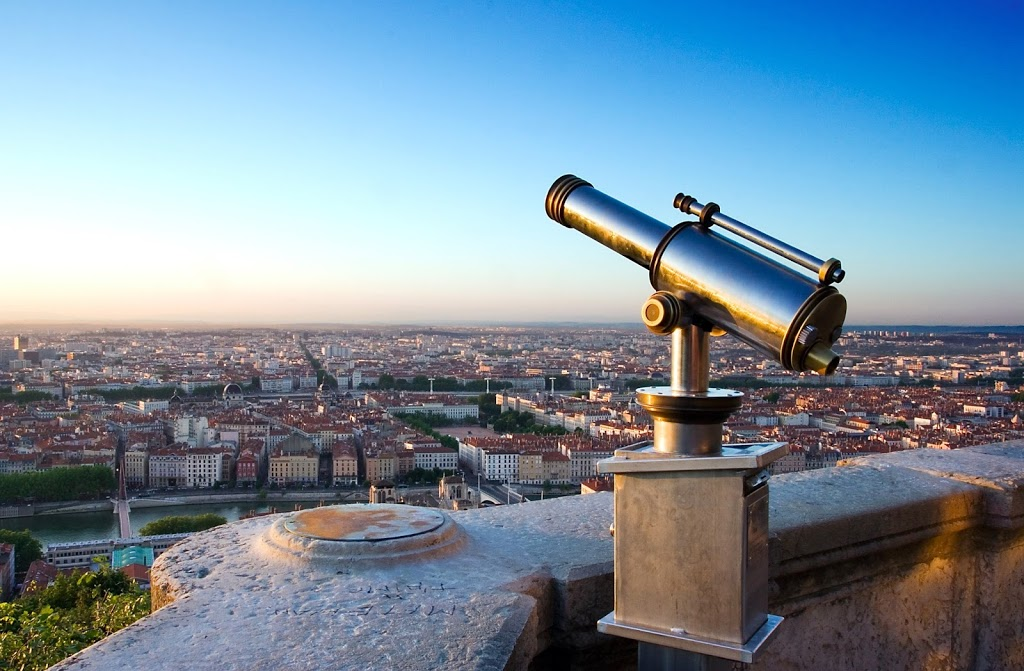
%> input picture 123.jpg, 1024 x 671 px
$ octave test05_ShuJuChuLi.m   (GNU Octave 9; MATLAB toolbox functions it lacks are replaced by stand-ins)
%> lines starting %> are read from the running program, lines starting %| are printed output that depends on the picture
% 数据分析和多项式计算
%% 可以定义实时脚本
% 三体问题的数学建模实例
clear;
G = 6.67e-11; dt = 24*3600; N = 3;
% 定义太阳和地球物理属性变量
sun.mass = 100;
earth.mass = 20;
moon.mass = 5;
% 太阳，地球，月亮的位置
sun.position = 1;
earth.position = 2;
moon.position = 3;
% 三者的速度
sun.velocity = 0;
earth.velocity = 10;
moon.velocity = 5;

M = [sun.mass; earth.mass; moon.mass]; %sun.mass没定义，这是结构数组类型的数据
R = [sun.position; earth.position; moon.position];
V = [sun.velocity; earth.velocity; moon.velocity];
for t = 1:365
    F = zeros(N,3); % F表示三个天体受到的三个(x,y,z)力
    for i = 1:N
        mi = M(i);
        ri = R(i,:);
        for j = (i+1):N
            mj = M(j);
            rj = R(j,:);
            rij = rj -ri;
            fij = G*mi*mj./(norm(rij).^3).*rij;
            F([i,j],:) = F([i,j],:) + [fij;-fij];
        end
    end
    V = V + F./repmat(M,1,3)*dt;
    R = R + V*dt;
end
disp(V);
disp(R);
disp('运行结束');
%% dir(文件名)-可以获取文件属性
%
clear;
y = imread('123.jpg');
%> y is the input picture: size 671x1024x3 uint8; mean R, G, B 121.3, 143, 159.3
disp('图像的大小：')
size(y)
%> ans = [671 1024 3]
image(y)

%% 求均值，标准差，相关系数矩阵
clear;
x = randn(10000,5);
m = mean(x);
disp(m);
d = std(x);
disp(d);
r = corrcoef(x);
disp(r);
%% 函数插值
clear;
h = 6:2:18;
t = [18,20,22,25,30,28,24;15,19,25,28,34,32,30]';
X1 = 6.5:2:17.5;
Y1 = interp1(h,t,X1,'spline'); %用3次样条插值计算
plot(Y1) %按列画线
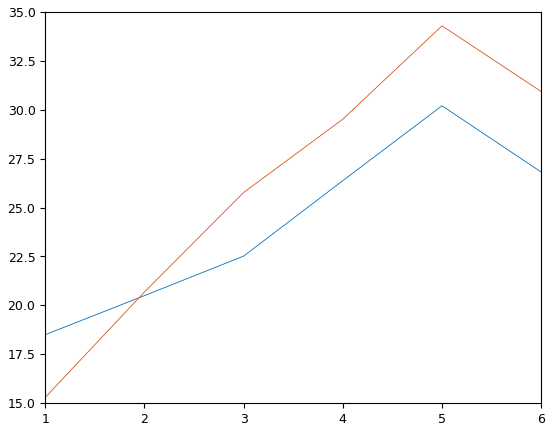
%> figure redrawn from the program's plot data

%% 二维线性插值
clear;
x = 0:2.5:10; %
h = (0:30:60)';
T = [95,14,0,0,0;
    88,48,32,12,6;
    67,64,54,48,41]; %各测量点的温度
xi = (0:10); % 每隔1米
hi = (0:20:60)'; % 每隔20秒
T1 = interp2(x,h,T,xi,hi); % interp2用线性处理后的内插值
disp(T1)

%% 离散傅里叶变换
clear;
N = 128;
T = 1;
t = linspace(0,T,N);
x = 12*sin(2*pi*10*t + pi/4) + 5*cos(2*pi*40*t);
dt = t(2) - t(1);
f = 1/dt;
X = fft(x);
F = X(1:N/2+1);
f = f*(0:N/2)/N;
plot(f,abs(F),'-*')
xlabel('傅里叶变换');
ylabel('|F(k)|')
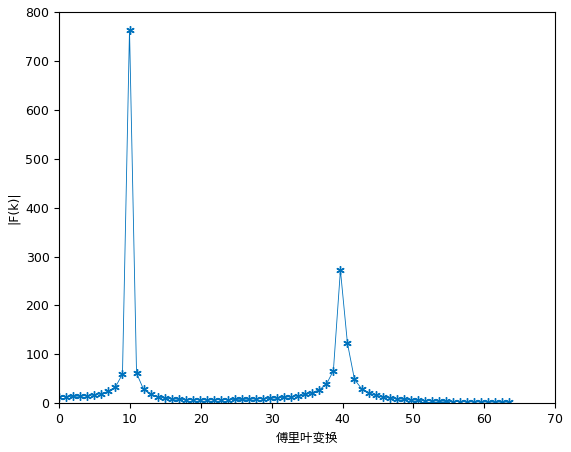
%> figure redrawn from the program's plot data; curve peaks at x = 9.92, y = 764

%% 多项式求根，建立多项式
P = [3,0,4,-5,-7.2,5];
X = roots(P); %求方程根
G = poly(X); %求多项式
